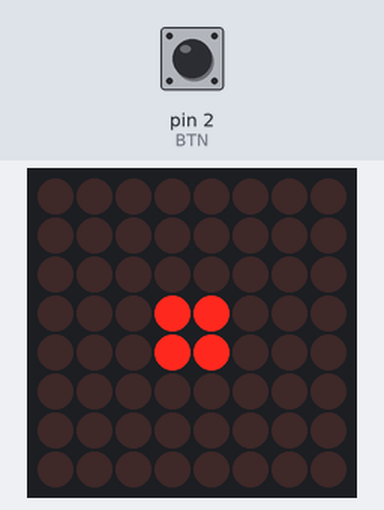
The sketch below on a simulated Arduino Uno, built with avr-gcc and run on an emulated ATmega328P. On the bench: 8×8 LED matrix. The inputs (shaded band) are chosen by the test bench; at power-on: pin 2 (BTN) HIGH. Random numbers use the default seed unless the sketch sets one.

Above: at 1.2 s.
1.3 s: pin 2 (BTN) pulled LOW for 0.15 s
At 1.36 s:
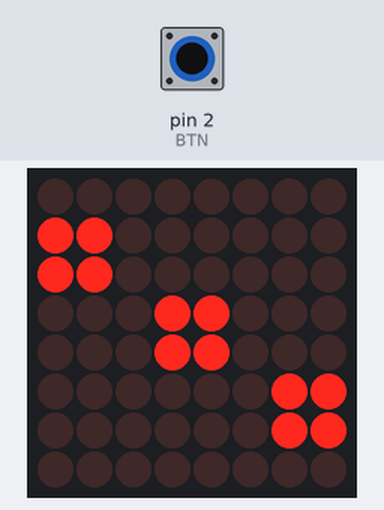
At 3.4 s:
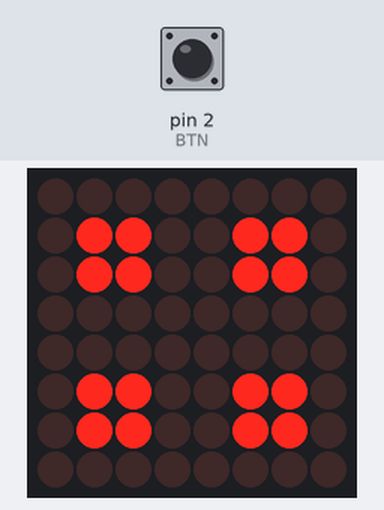
Timing chart, 0 to 4.9 s (numbered marks = the images above; inputs shaded):
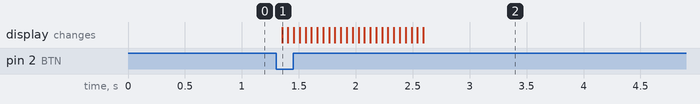

Measured:
- after the input at 1.3 s, the display: changes after 0.05 s (image 1)

The sketch:

dotMatrixCode.ino
```cpp
/*
 * Step 6+ – Add random face + rolling animation + 90° display rotation
 * Press button → flash random faces → land on one (now rotated view)
 * Faces stored in numbers.h as diceBits[][8][9] PROGMEM
 */

#include <LedControl.h>
#include "numbers.h"  // contains diceBits[] and numFaces

const byte DIN = 11;
const byte CLK = 13;
const byte CS  = 12;
LedControl lc(DIN, CLK, CS, 1);

const byte BTN = 2;

bool lastReading = HIGH;
byte currentFace = 0;

unsigned long lastChange = 0;
const unsigned long DEBOUNCE = 50;

extern const byte numFaces;

/* Convert ASCII "01100110" → binary byte for LED matrix */
byte rowStringToByte(const char *s) {
  byte v = 0;
  for (byte i = 0; i < 8; i++) {
    v <<= 1;
    if (s[i] == '1') v |= 1;
  }
  return v;
}

/* NEW: Fetch and rotate a face from PROGMEM by 90° clockwise */
void showFaceByIndex(byte index) {
  char rowBuf[9];
  byte rotated[8] = {0};  // will hold rotated rows

  // Fetch each row from PROGMEM and convert to byte
  for (byte row = 0; row < 8; row++) {
    memcpy_P(rowBuf, diceBits[index][row], 9);
    byte bits = rowStringToByte(rowBuf);

    // Rotate each bit position 90° clockwise
    for (byte col = 0; col < 8; col++) {
      if (bits & (1 << col)) {
        rotated[col] |= (1 << (7 - row));  // flip row CW into column
        // rotated[7 - col] |= (1 << row);  // rotate 90° CCW
        // rotated[7 - row] |= (1 << (7 - col)); // rotate 180° (filp upside-down)

      }
    }
  }

  // Push rotated data to the LED matrix
  for (byte r = 0; r < 8; r++) {
    lc.setRow(0, r, rotated[r]);
  }
}

/* Show 5 random faces in quick sequence before landing on one */
void rollAnimation() {
  byte lastRoll = currentFace;

  for (byte i = 0; i < 25; i++) {
    byte roll;
    do {
      roll = random(numFaces);
    } while (roll == lastRoll);  // avoid repeating the same face

    lastRoll = roll;
    showFaceByIndex(roll);
    delay(50);  // short delay between flashes
  }

  currentFace = lastRoll;  // store result for later use
}

void setup() {
  lc.shutdown(0, false);       // turn on matrix
  lc.setIntensity(0, 3);       // LED brightness (0–15)
  lc.clearDisplay(0);          // start blank

  pinMode(BTN, INPUT_PULLUP);  // button reads LOW when pressed
  showFaceByIndex(currentFace);  // show face 1 on boot

  randomSeed(analogRead(A0));  // basic entropy for random()
  // this seeds the random number generator
}

void loop() {
  bool reading = digitalRead(BTN);

  // detect state change on button
  if (reading != lastReading) {
    lastChange = millis();
    lastReading = reading;
  }

  // if state has stayed LOW for > debounce time → valid press
  if ((millis() - lastChange) > DEBOUNCE && reading == LOW) {
    rollAnimation();                     // <<< main animation trigger
    while (digitalRead(BTN) == LOW) {}   // wait for release before allowing new roll
  }
}
```

numbers.h
```cpp
#pragma once
#include <avr/pgmspace.h>

/*
 * Dice face definitions for MAX7219 8×8 matrix
 * Each face: 8 rows × 8 bits (as '0'/'1' ASCII strings)
 */

const char diceBits[][8][9] PROGMEM = { // dfines: A global variable diceBits in flash
  { // Face 1
    "00000000",
    "00000000",
    "00000000",
    "00011000",
    "00011000",
    "00000000",
    "00000000",
    "00000000"
  },
  { // Face 2
    "00000000",
    "00000110",
    "00000110",
    "00000000",
    "00000000",
    "01100000",
    "01100000",
    "00000000"
  },
  { // Face 3
    "00000110",
    "00000110",
    "00000000",
    "00011000",
    "00011000",
    "00000000",
    "01100000",
    "01100000"
  },
  { // Face 4
    "00000000",
    "01100110",
    "01100110",
    "00000000",
    "00000000",
    "01100110",
    "01100110",
    "00000000"
  },
  { // Face 5
    "01100110",
    "01100110",
    "00000000",
    "00011000",
    "00011000",
    "00000000",
    "01100110",
    "01100110"
  },
  { // Face 6
    "01100110",
    "01100110",
    "00000000",
    "01100110",
    "01100110",
    "00000000",
    "01100110",
    "01100110"
  }
};

/* Auto-calculate number of faces (always correct) */
const byte numFaces = sizeof(diceBits) / sizeof(diceBits[0]);
// Defines: A global constant numFaces in RAM (holds the number of dice faces)
```
